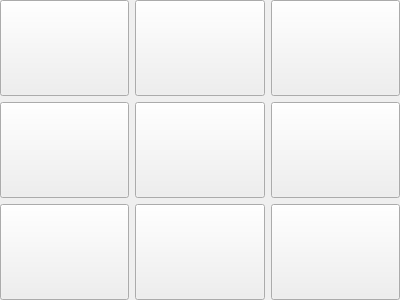
<?xml version="1.0" encoding="UTF-8"?>
<ui version="4.0">
 <class>AnchorProperty</class>
 <widget class="QWidget" name="AnchorProperty">
  <property name="geometry">
   <rect>
    <x>0</x>
    <y>0</y>
    <width>400</width>
    <height>300</height>
   </rect>
  </property>
  <property name="windowTitle">
   <string notr="true">Form</string>
  </property>
  <layout class="QGridLayout" name="gridLayout">
   <property name="leftMargin">
    <number>0</number>
   </property>
   <property name="topMargin">
    <number>0</number>
   </property>
   <property name="rightMargin">
    <number>0</number>
   </property>
   <property name="bottomMargin">
    <number>0</number>
   </property>
   <item row="1" column="0">
    <widget class="QPushButton" name="left">
     <property name="sizePolicy">
      <sizepolicy hsizetype="Preferred" vsizetype="Preferred">
       <horstretch>0</horstretch>
       <verstretch>0</verstretch>
      </sizepolicy>
     </property>
     <property name="text">
      <string/>
     </property>
     <property name="checkable">
      <bool>true</bool>
     </property>
     <property name="autoExclusive">
      <bool>true</bool>
     </property>
    </widget>
   </item>
   <item row="1" column="2">
    <widget class="QPushButton" name="right">
     <property name="sizePolicy">
      <sizepolicy hsizetype="Preferred" vsizetype="Preferred">
       <horstretch>0</horstretch>
       <verstretch>0</verstretch>
      </sizepolicy>
     </property>
     <property name="text">
      <string/>
     </property>
     <property name="checkable">
      <bool>true</bool>
     </property>
     <property name="autoExclusive">
      <bool>true</bool>
     </property>
    </widget>
   </item>
   <item row="0" column="2">
    <widget class="QPushButton" name="topRight">
     <property name="sizePolicy">
      <sizepolicy hsizetype="Preferred" vsizetype="Preferred">
       <horstretch>0</horstretch>
       <verstretch>0</verstretch>
      </sizepolicy>
     </property>
     <property name="text">
      <string/>
     </property>
     <property name="checkable">
      <bool>true</bool>
     </property>
     <property name="autoExclusive">
      <bool>true</bool>
     </property>
    </widget>
   </item>
   <item row="1" column="1">
    <widget class="QPushButton" name="center">
     <property name="sizePolicy">
      <sizepolicy hsizetype="Preferred" vsizetype="Preferred">
       <horstretch>0</horstretch>
       <verstretch>0</verstretch>
      </sizepolicy>
     </property>
     <property name="text">
      <string/>
     </property>
     <property name="checkable">
      <bool>true</bool>
     </property>
     <property name="autoExclusive">
      <bool>true</bool>
     </property>
    </widget>
   </item>
   <item row="0" column="1">
    <widget class="QPushButton" name="top">
     <property name="sizePolicy">
      <sizepolicy hsizetype="Preferred" vsizetype="Preferred">
       <horstretch>0</horstretch>
       <verstretch>0</verstretch>
      </sizepolicy>
     </property>
     <property name="text">
      <string/>
     </property>
     <property name="checkable">
      <bool>true</bool>
     </property>
     <property name="autoExclusive">
      <bool>true</bool>
     </property>
    </widget>
   </item>
   <item row="0" column="0">
    <widget class="QPushButton" name="topLeft">
     <property name="sizePolicy">
      <sizepolicy hsizetype="Preferred" vsizetype="Preferred">
       <horstretch>0</horstretch>
       <verstretch>0</verstretch>
      </sizepolicy>
     </property>
     <property name="text">
      <string/>
     </property>
     <property name="checkable">
      <bool>true</bool>
     </property>
     <property name="autoExclusive">
      <bool>true</bool>
     </property>
    </widget>
   </item>
   <item row="2" column="0">
    <widget class="QPushButton" name="bottomLeft">
     <property name="sizePolicy">
      <sizepolicy hsizetype="Preferred" vsizetype="Preferred">
       <horstretch>0</horstretch>
       <verstretch>0</verstretch>
      </sizepolicy>
     </property>
     <property name="text">
      <string/>
     </property>
     <property name="checkable">
      <bool>true</bool>
     </property>
     <property name="autoExclusive">
      <bool>true</bool>
     </property>
    </widget>
   </item>
   <item row="2" column="1">
    <widget class="QPushButton" name="bottom">
     <property name="sizePolicy">
      <sizepolicy hsizetype="Preferred" vsizetype="Preferred">
       <horstretch>0</horstretch>
       <verstretch>0</verstretch>
      </sizepolicy>
     </property>
     <property name="text">
      <string/>
     </property>
     <property name="checkable">
      <bool>true</bool>
     </property>
     <property name="autoExclusive">
      <bool>true</bool>
     </property>
    </widget>
   </item>
   <item row="2" column="2">
    <widget class="QPushButton" name="bottomRight">
     <property name="sizePolicy">
      <sizepolicy hsizetype="Preferred" vsizetype="Preferred">
       <horstretch>0</horstretch>
       <verstretch>0</verstretch>
      </sizepolicy>
     </property>
     <property name="text">
      <string/>
     </property>
     <property name="checkable">
      <bool>true</bool>
     </property>
     <property name="autoExclusive">
      <bool>true</bool>
     </property>
    </widget>
   </item>
  </layout>
 </widget>
 <resources/>
 <connections/>
</ui>
